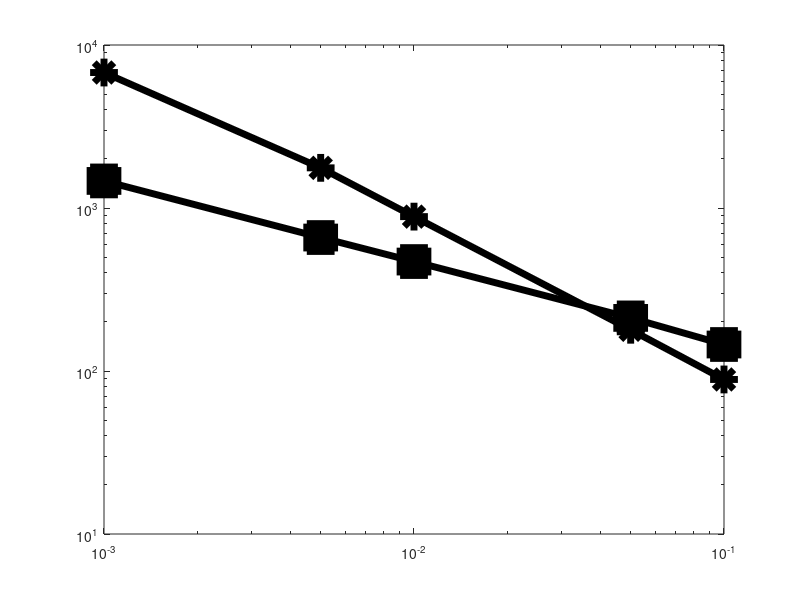
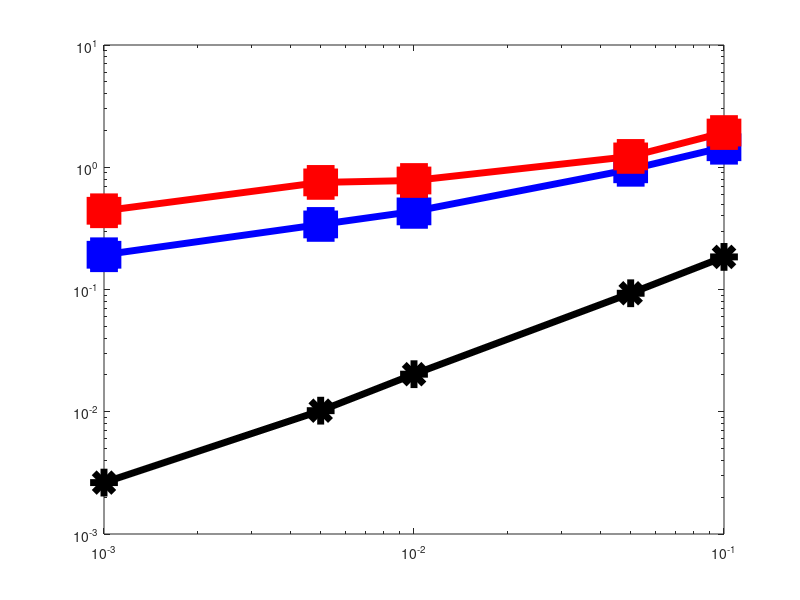

Reproduce these figures in MATLAB, in order.
% Figure_3_Generate.m
% Generates Figure 3 from Barendregt et al., 2022.
clear
% Load performance metrics for inference on simple networks:
load('tsu_adapt_sampled_rate_performance_data.mat')
load('tsb_adapt_sampled_rate_performance_data.mat')
% Plot average convergence time for different convergence tolerances (Fig.
% 3A):
figure
loglog(Var_tol,mean(N_samples_adapt,1),'k-*','linewidth',5,'markersize',20) 
hold on
loglog(Cov_tol,mean(N_samples_adapt_D,1),'k-s','linewidth',5,'markersize',20,...
    'markerfacecolor','k')
% Plot average MSE for different convergence tolerances (Fig. 3B):
figure
loglog(Var_tol,mean(MSE_adapt,1),'k-*','linewidth',5,'markersize',20)
hold on
MSE_adapt_D = squeeze(mean(MSE_adapt_D,1));
loglog(Cov_tol,MSE_adapt_D(1,:),'b-s','linewidth',5,'markersize',20,...
    'markerfacecolor','b')
loglog(Cov_tol,MSE_adapt_D(2,:),'r-s','linewidth',5,'markersize',20,...
    'markerfacecolor','r')